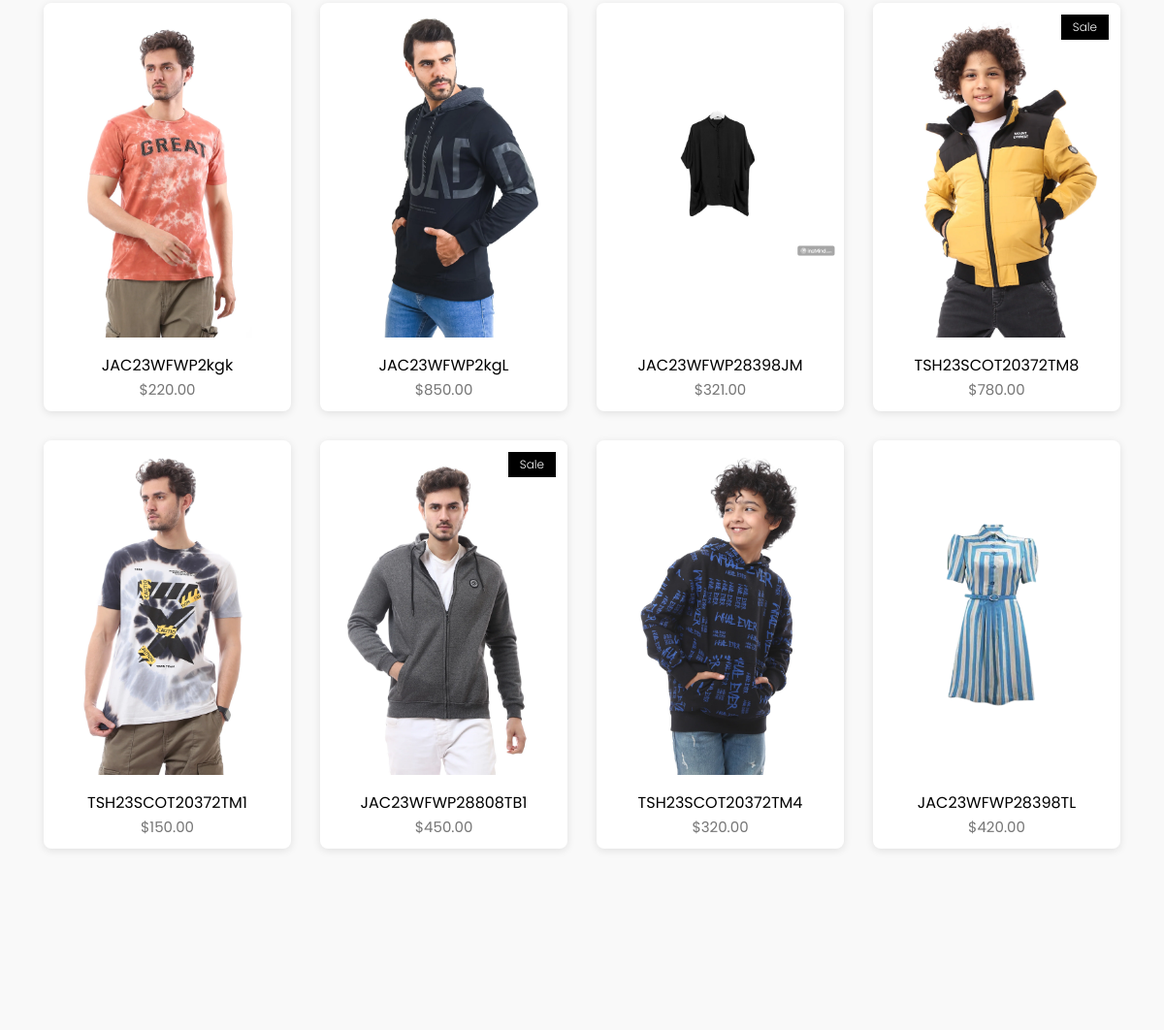
The app's page / (middle part), older data.
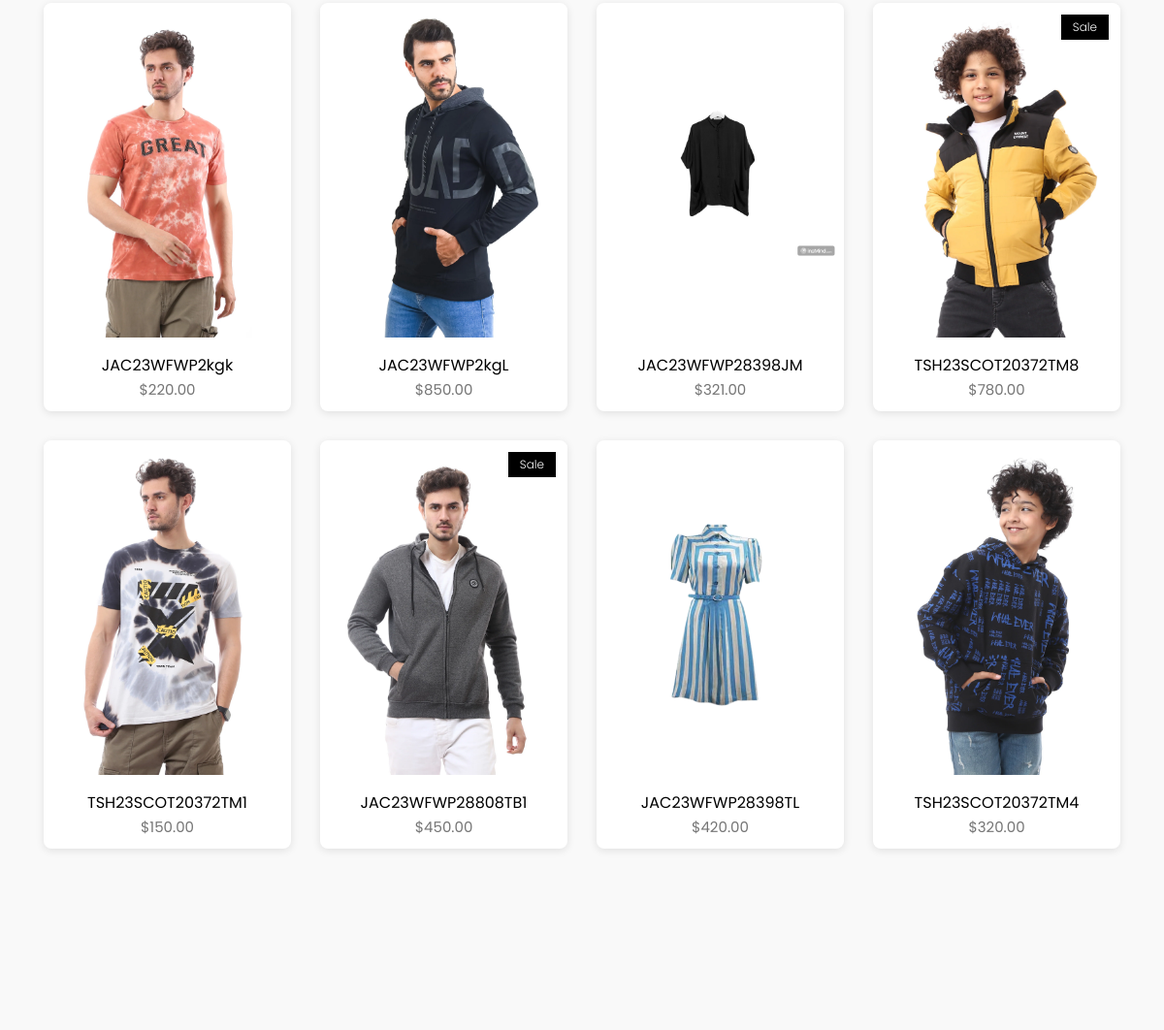
The same page, newer data.
### store/models.py (models this page shows, shortened)
class Product(models.Model):
    id = models.UUIDField(primary_key=True, default=uuid.uuid4, editable=False)
    name = models.CharField(unique=True, max_length=50)
    image = models.ImageField(upload_to='product/')
    stock = models.IntegerField(default=1)
    price = models.DecimalField(max_digits=10, decimal_places=2, default=Decimal('0.00'))
    description = models.TextField(max_length=10000, blank=True)
    created_at = models.DateTimeField(default=timezone.now)
    modified_date = models.DateTimeField(auto_now=True)
    slug = models.SlugField(null=True, blank=True, unique=True)
    views = models.PositiveIntegerField(default=0)
    is_available = models.BooleanField(default=True)
    on_sale = models.BooleanField(default=False)
    PRDBrand = models.ForeignKey('Brand', related_name='product_brand', on_delete=models.CASCADE, blank=True, null=True, verbose_name="Brand")
    like = models.ManyToManyField(User, blank=True, related_name='product_favourite')
    category = models.ForeignKey(Subcategory, related_name='product_subcategory', verbose_name="Subcategory", null=True, blank=True, on_delete=models.CASCADE)
    class Meta:
        ordering = ['-created_at']
        verbose_name = "Product"
        verbose_name_plural = "Products"

### settings/views.py (the view)
# urls.py: path('' , views.home , name='home'),
def home(request):
    products = Product.objects.all().order_by('-views')
    context = {
        'products':products
    }
    return render(request,'home.html',context)

### cart/cart_utils.py (called while the page is built)
def _cart_id(request):
    cart = request.session.session_key
    if not cart:
        cart = request.session.create()
    return cart

### category/category_context.py (called while the page is built)
def nav_links(request):
    categories_nav = Category.objects.all()
    subcategories_nav = Subcategory.objects.all()
    brands_nav = Brand.objects.all()
    context = {
        'categories_nav':categories_nav,
        'brands_nav':brands_nav,
        'subcategories_nav':subcategories_nav,
    }
    return context

### category/models.py (called while the page is built)
    def product_count(self):
        return self.subcategories.aggregate(count=models.Count('product_subcategory'))['count'] or 0

    def get_url(self):
        return reverse('products_by_subcategory',args=[self.id])

### store/models.py (called while the page is built)
    def get_url(self):
        return reverse('products_by_brand',args=[self.id])

    def __str__(self):
        return self.name

### settings/templates/home.html (shortened to what this page needs)
{% extends "base.html" %}
{% load static %}
{% block body %}
<section class="products section bg-gray">
	<div class="container">
		<div class="row">
            {% for product in products %}
			<div class="col-md-3">
				<div class="product-item">
					<div class="product-thumb">
                        {% if product.on_sale %}
						<span class="bage">Sale</span>
                        {% endif %}
						<img class="img-responsive" src="{{product.image.url}}" alt="product-img" />
					</div>
					<div class="product-content">
						<h4><a href="{% url 'product_details' product.id %}">{{product.name}}</a></h4>
						<p class="price">${{product.price}}</p>
					</div>
				</div>
			</div>
			{% endfor %}
		</div>
	</div>
</section>
<section class="call-to-action bg-gray section">
</section>
{% endblock body %}

Row changes from the older to the newer data that the page shows:
changed Product "JAC23WFWP28398TL": moves up the list
